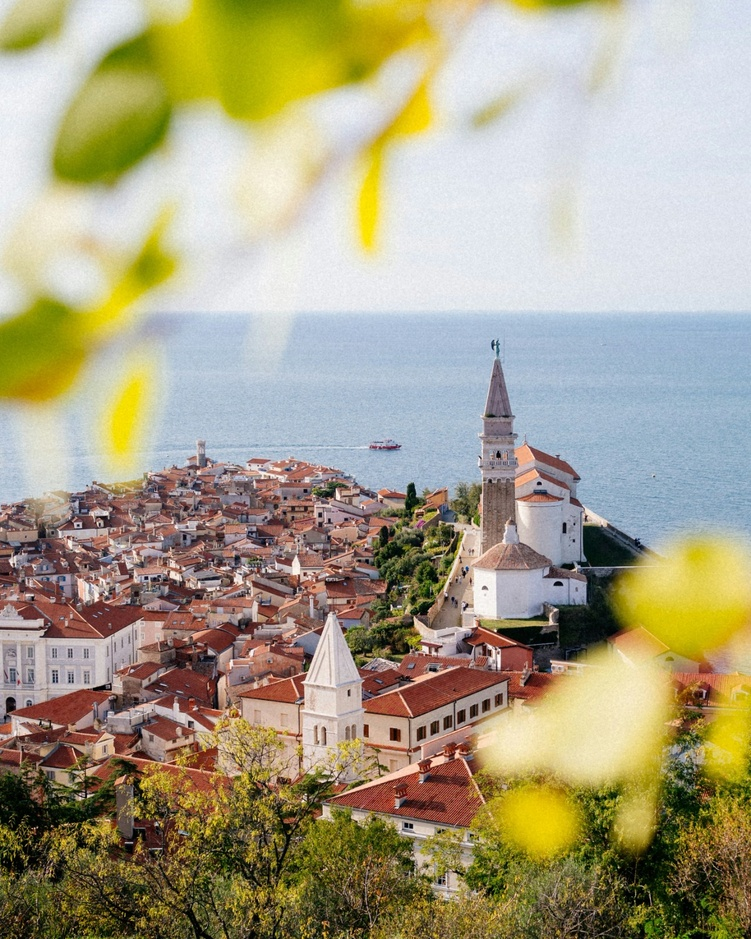
#> input picture Experiment 1 - Solutions by student/experiment-01/experiment-02/image.jpg, 751 x 939 px, shrunk from 1280 x 1600 before the run
$ python exp2.py
#> lines starting #> are read from the running program, lines starting #| are printed output that depends on the picture; after the words box and inside, x2 and y2 are one past the last pixel; in counts of white or black regions, pixels touching at a corner belong together
# Image Enhancement using Histogram Techniques
# Contrast Stretching, Histogram Equalization, and CLAHE

import cv2
import numpy as np
import matplotlib.pyplot as plt


# ---------------------------------------------------------
# Step 1 & 2: Load image and convert to grayscale
# ---------------------------------------------------------

# Change this to your image filename
image_path = "low_contrast.jpg"

image = cv2.imread("image.jpg")
#> image is the input picture: shape (939, 751, 3); mean B, G, R 133, 160.5, 167.8

if image is None:
    print("Error: Could not load the image.")
    print("Make sure the image exists in the same folder as this Python file.")
    exit()

# Convert BGR image to grayscale
gray = cv2.cvtColor(image, cv2.COLOR_BGR2GRAY)
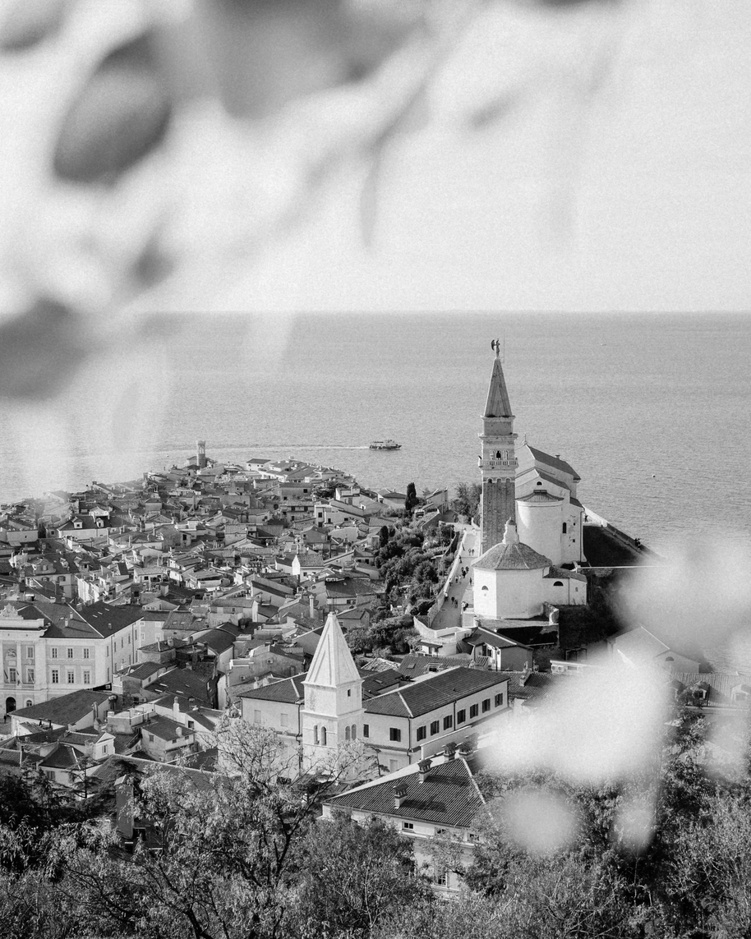
#> gray: shape (939, 751); min 0, max 253, mean 159.5


# ---------------------------------------------------------
# Step 3: Display original image and its histogram
# ---------------------------------------------------------

plt.figure(figsize=(12, 5))

plt.subplot(1, 2, 1)
plt.imshow(gray, cmap="gray")
plt.title("Original Grayscale Image")
plt.axis("off")

plt.subplot(1, 2, 2)
plt.hist(gray.ravel(), bins=256, range=[0, 256], color="black")
plt.title("Histogram - Original Image")
plt.xlabel("Pixel Intensity")
plt.ylabel("Frequency")

plt.tight_layout()
plt.show()
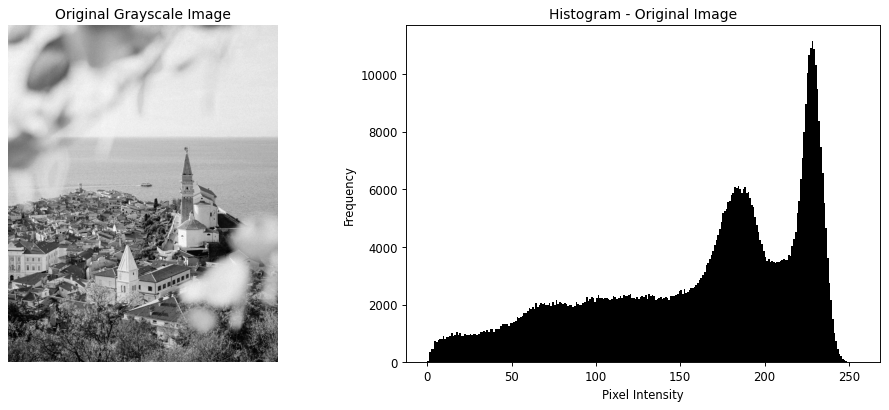
#> figure drawn by matplotlib, 2 panels; panel 2: tallest bar 11134 high, from x = 228 to 229


# ---------------------------------------------------------
# Step 4: Contrast Stretching
# ---------------------------------------------------------

# Find minimum and maximum pixel values
min_val = np.min(gray)
#> min_val = 0
max_val = np.max(gray)
#> max_val = 253

# Contrast stretching formula:
# New Pixel = (Pixel - min) * 255 / (max - min)

if max_val != min_val:
    contrast_stretched = ((gray - min_val) * 255 /
                          (max_val - min_val)).astype(np.uint8)
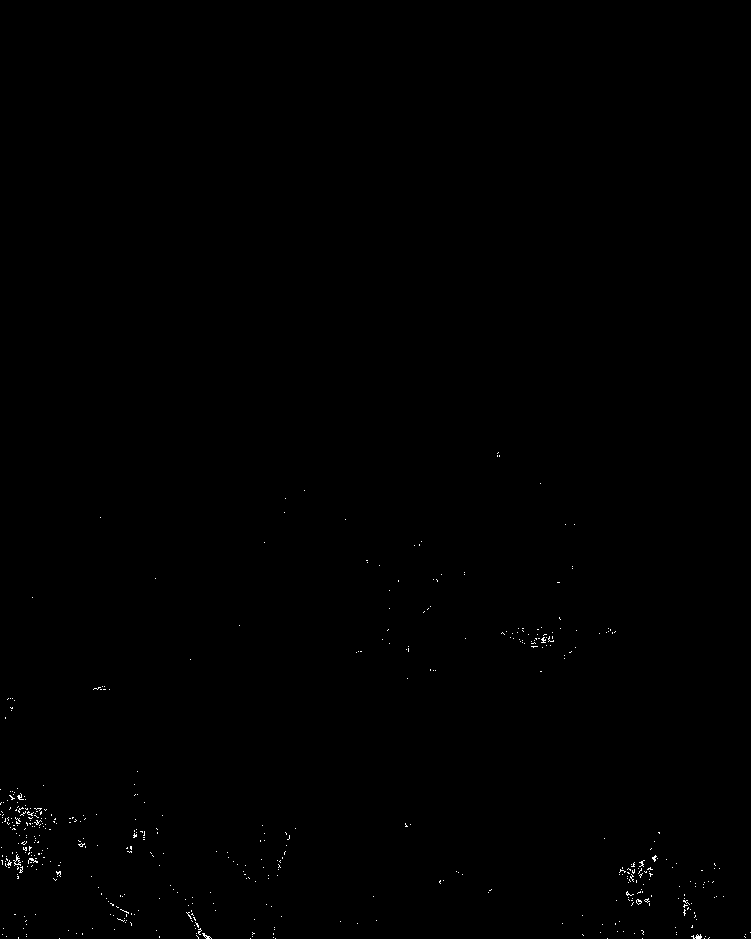
#> contrast_stretched: shape (939, 751); values 0 (black) and 1 (white), 0.19% white in thin lines or dots, all inside (x1, y1, x2, y2) = (0, 452, 751, 939)
else:
    contrast_stretched = gray.copy()


# ---------------------------------------------------------
# Step 5: Histogram Equalization
# ---------------------------------------------------------

hist_equalized = cv2.equalizeHist(gray)
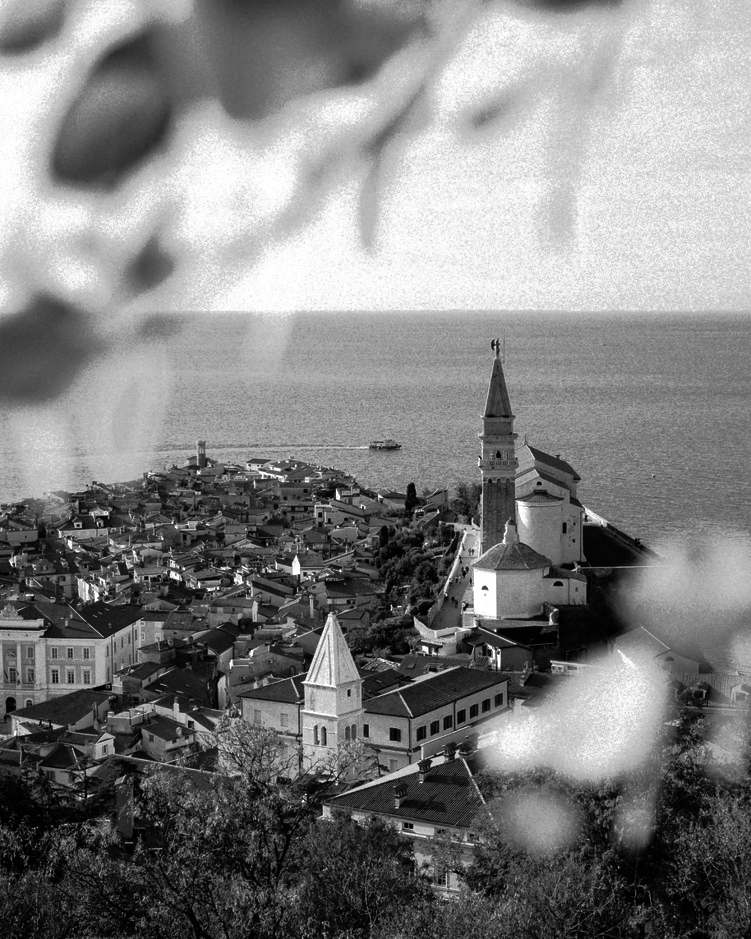
#> hist_equalized: shape (939, 751); min 0, max 255, mean 128.3


# ---------------------------------------------------------
# Step 6: CLAHE
# ---------------------------------------------------------

# Create CLAHE object
clahe = cv2.createCLAHE(
    clipLimit=2.0,
    tileGridSize=(8, 8)
)

clahe_image = clahe.apply(gray)
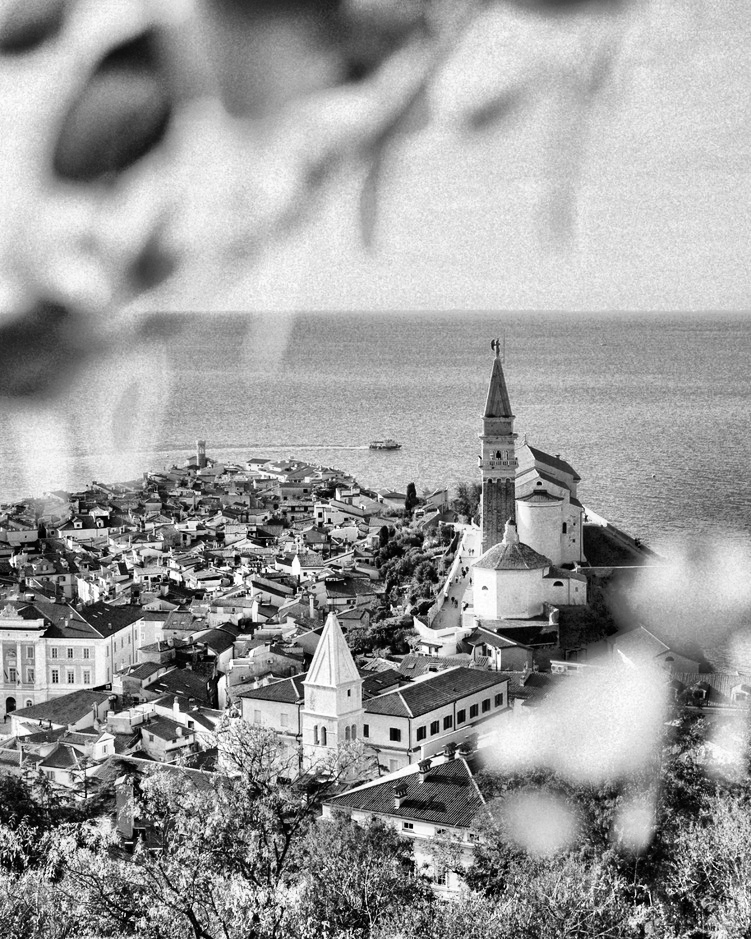
#> clahe_image: shape (939, 751); min 0, max 255, mean 156.3


# ---------------------------------------------------------
# Step 7: Display enhanced images and histograms
# ---------------------------------------------------------

plt.figure(figsize=(15, 10))

# Original
plt.subplot(3, 2, 1)
plt.imshow(gray, cmap="gray")
plt.title("Original Image")
plt.axis("off")

plt.subplot(3, 2, 2)
plt.hist(gray.ravel(), bins=256, range=[0, 256], color="black")
plt.title("Original Histogram")
plt.xlabel("Pixel Intensity")
plt.ylabel("Frequency")


# Contrast Stretching
plt.subplot(3, 2, 3)
plt.imshow(contrast_stretched, cmap="gray")
plt.title("Contrast Stretched")
plt.axis("off")

plt.subplot(3, 2, 4)
plt.hist(
    contrast_stretched.ravel(),
    bins=256,
    range=[0, 256],
    color="blue"
)
plt.title("Contrast Stretched Histogram")
plt.xlabel("Pixel Intensity")
plt.ylabel("Frequency")


# Histogram Equalization
plt.subplot(3, 2, 5)
plt.imshow(hist_equalized, cmap="gray")
plt.title("Histogram Equalization")
plt.axis("off")

plt.subplot(3, 2, 6)
plt.hist(
    hist_equalized.ravel(),
    bins=256,
    range=[0, 256],
    color="green"
)
plt.title("Equalized Histogram")
plt.xlabel("Pixel Intensity")
plt.ylabel("Frequency")

plt.tight_layout()
plt.show()
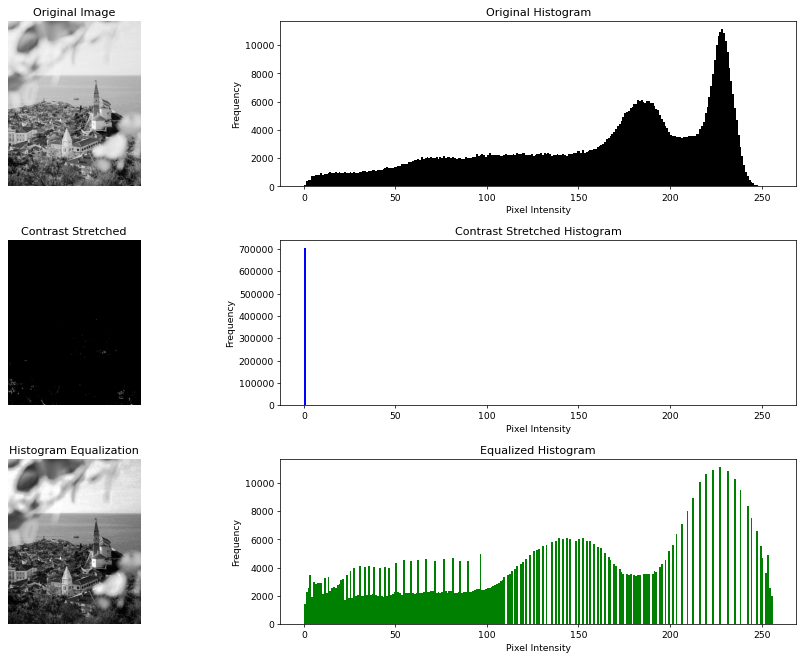
#> figure drawn by matplotlib, 6 panels; panel 2: tallest bar 11134 high, from x = 228 to 229; panel 4: tallest bar 703844 high, from x = 0 to 1; panel 6: tallest bar 11134 high, from x = 227 to 228


# ---------------------------------------------------------
# Display CLAHE separately
# ---------------------------------------------------------

plt.figure(figsize=(12, 5))

plt.subplot(1, 2, 1)
plt.imshow(clahe_image, cmap="gray")
plt.title("CLAHE Enhanced Image")
plt.axis("off")

plt.subplot(1, 2, 2)
plt.hist(
    clahe_image.ravel(),
    bins=256,
    range=[0, 256],
    color="red"
)
plt.title("CLAHE Histogram")
plt.xlabel("Pixel Intensity")
plt.ylabel("Frequency")

plt.tight_layout()
plt.show()
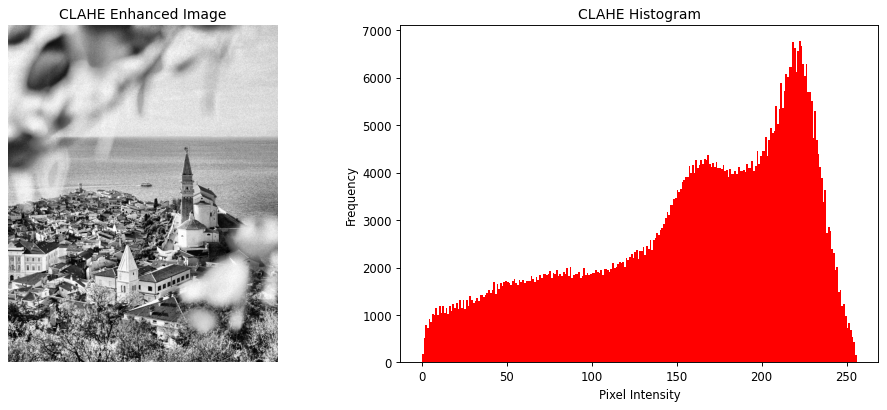
#> figure drawn by matplotlib, 2 panels; panel 2: tallest bar 6763 high, from x = 222 to 223


# ---------------------------------------------------------
# Step 8 & 9: Visual comparison
# ---------------------------------------------------------

plt.figure(figsize=(16, 5))

plt.subplot(1, 4, 1)
plt.imshow(gray, cmap="gray")
plt.title("Original")
plt.axis("off")

plt.subplot(1, 4, 2)
plt.imshow(contrast_stretched, cmap="gray")
plt.title("Contrast Stretching")
plt.axis("off")

plt.subplot(1, 4, 3)
plt.imshow(hist_equalized, cmap="gray")
plt.title("Histogram Equalization")
plt.axis("off")

plt.subplot(1, 4, 4)
plt.imshow(clahe_image, cmap="gray")
plt.title("CLAHE")
plt.axis("off")

plt.tight_layout()
plt.show()


# ---------------------------------------------------------
# Step 10: Save enhanced images
# ---------------------------------------------------------

cv2.imwrite("contrast_stretched.jpg", contrast_stretched)
cv2.imwrite("histogram_equalized.jpg", hist_equalized)
cv2.imwrite("clahe_enhanced.jpg", clahe_image)

print("Image enhancement completed successfully!")
print("Enhanced images have been saved.")
